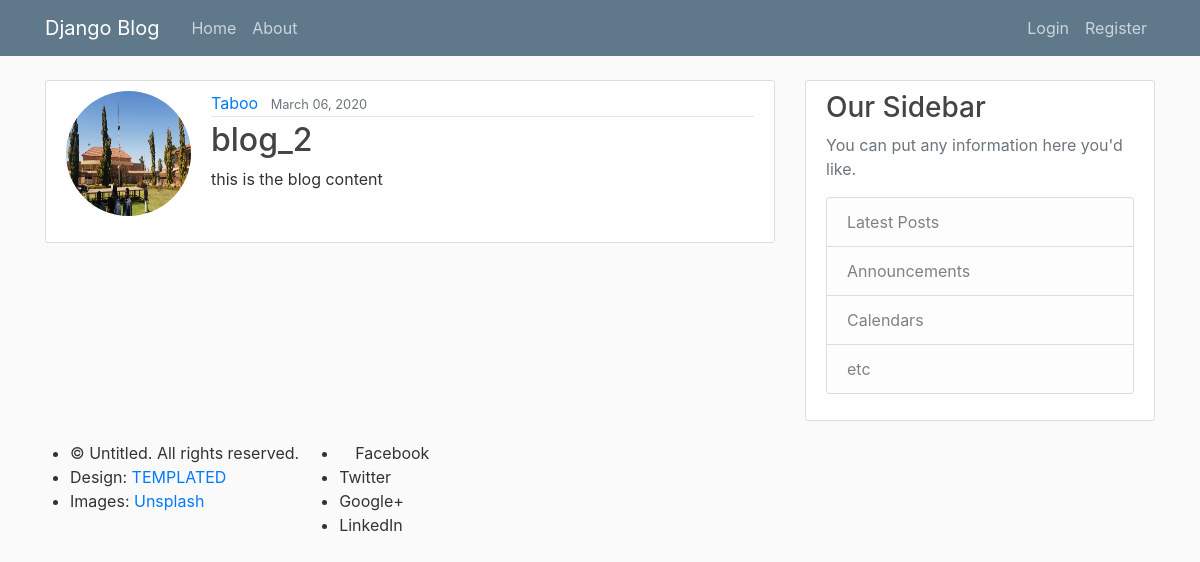
The app's page /post/2/ with its own data.
### blog/models.py (models this page shows, shortened)
class post(models.Model):
	title = models.CharField(max_length=100)
	content = models.TextField()
	date_posted = models.DateTimeField(default=timezone.now)
	author = models.ForeignKey(User, on_delete=models.CASCADE)

### users/models.py (models this page shows, shortened)
class Profile(models.Model):
    user = models.OneToOneField(User,on_delete=models.CASCADE)
    image = models.ImageField(default='default.jpg', upload_to='profile_pics')

### blog/views.py (the view)
# urls.py: path('post/<int:pk>/', ProfileDetailView.as_view(), name ='post-detail'),
class ProfileDetailView(DetailView):
	model = post

### blog/templates/blog/post_detail.html (shortened to what this page needs)
{% extends "blog/base.html" %}
{% block content %}
    <article class="media content-section">
        <img class="rounded-circle account-img" src="{{ object.author.profile.image.url }}">
        <div class="media-body">
            <div class="article-metadata">
                <a class="mr-2" href="{% url 'user-post' object.author.username %}">{{ object.author }}</a>
                <small class="text-muted">{{ object.date_posted|date:"F d, Y" }}</small>
            </div>
                <h2 class="article-title">{{ object.title }}</h2>
                <p class="article-content">{{ object.content }}</p>
        </div>
    </article>
{% endblock content %}

### blog/static/blog/base.css (style rules this page uses)
body { background: #fafafa; color: #333333; margin-top: 5rem; }
h1, h2, h3, h4, h5, h6 { color: #444444; }
.content-section { background: #ffffff; padding: 10px 20px; border: 1px solid #dddddd; border-radius: 3px; margin-bottom: 20px; }
.article-title { color: #444444; }
.article-content { white-space: pre-line; }
.article-metadata { padding-bottom: 1px; margin-bottom: 4px; border-bottom: 1px solid #e3e3e3 }
.account-img { height: 125px; width: 125px; margin-right: 20px; margin-bottom: 16px; }

### records on screen
post: author.profile.image (picture), author "Taboo", date_posted "March 06, 2020", title "blog_2", content "this is the blog content"
